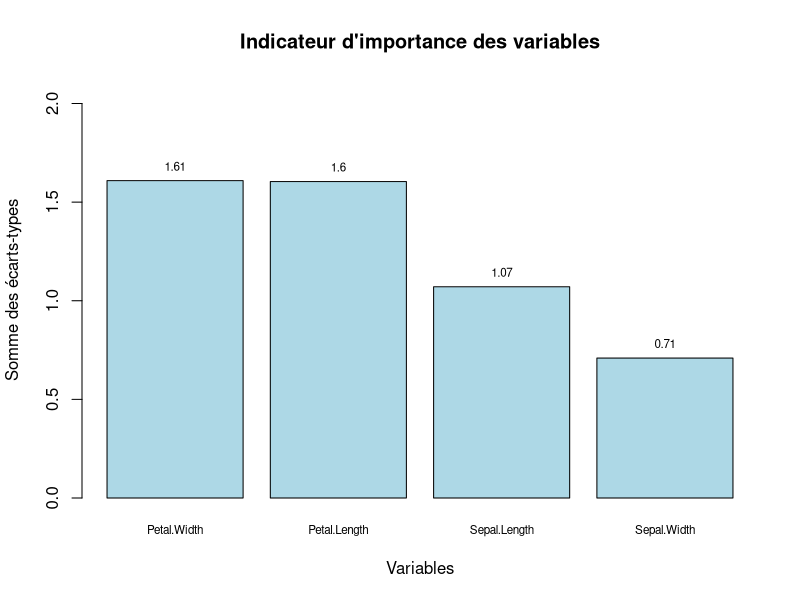

Write the R code that produced this figure.
library(R6)

### CLASSE NB ####
NaiveBayes <- R6Class("NaiveBayes",
                      public = list(
                        
                        ###Fonction -- Fit 
                        fit = function(X, y, preproc = NULL, nb_classe = 6) {
                          
                          private$etu_data(X,y)
                          
                          #Si l'utilisateur n'indique pas que ses données sont déja pretraitées alors preproc
                          if (!is.null(preproc)) {
                            private$preproc = preproc
                            private$nb_classe = nb_classe
                            X = private$gen_disc(X)
                            print(X)
                          }
                          
                          print(X)
                          print("Iralnde")
                          # A voir pour faire une petite Etude de données ici 
                          
                          private$compt_val(X)
                          
                          
                          # Probabilités de chaques classes des données d'entraînement
                          prior_prob <- table(y) / nrow(X)
                          cond_probs <- list()
                          features <-names(X)
                          
                          # Probabilités conditionnelles
                          # On applique à chaque valeur de la classe des données d'entraînement une fonction
                          for (i in 1:ncol(X)) {
                            cond_probs[[i]] <- matrix(0, nrow = length(levels(X[, i])), ncol = length(unique(y)), dimnames = list(levels(X[, i]), levels(y)))
                            
                            # Ajout d'un epsilon = ne pas avoir de proba conditionnelle = 0 et ne pas biaiser les résultats des probas postérieures
                            epsilon <- 0.001
                            cross_table <- table(X[, i], y) + epsilon
                            
                            # Calculer les probabilités conditionnelles
                            cond_probs[[i]] <- t(prop.table(cross_table, margin = 2))
                          }
                          
                          # On donne les valeurs à nos attributs
                          private$prior_prob <- prior_prob
                          private$cond_probs <- cond_probs
                          private$features<-features
                          return(self)
                        },
                        
                        ###Fonction -- Graphique Importance variable
                        compute_and_plot_importance = function() {
                          # Calcul des déviations
                          deviations <- list()
                          cond_probs <- private$cond_probs
                          
                          # Extraire les noms des variables (features)
                          features<-private$features
                          
                          # Parcourir les matrices de probabilités conditionnelles
                          for (i in seq_along(cond_probs)) {
                            # Récupérer la matrice de probabilités conditionnelles
                            cond_prob_matrix <- cond_probs[[i]]
                            # Calculer l'écart-type pour chaque colonne (modalités)
                            deviation_matrix <- apply(cond_prob_matrix, 2, sd)
                            deviations[[i]] <- deviation_matrix
                          }
                          
                          # Calcul des indicateurs
                          # Faire la somme des écart-type pour chacune des variables
                          indicateurs <- sapply(deviations, function(deviation_matrix) sum(deviation_matrix))
                          
                          # Concaténer les indicateurs dans un vecteur
                          indicateurs_vecteur <- unlist(indicateurs)
                          
                          
                          # Créer un data frame pour faciliter le tracé
                          data_plot <- data.frame(Feature = features, Indicateur = indicateurs_vecteur)
                          
                          # Trier le data frame par l'indicateur de manière décroissante
                          data_plot <- data_plot[order(-data_plot$Indicateur), ]
                          
                          # Tracé du graphique en barre
                          barplot_data <- barplot(data_plot$Indicateur, names.arg = data_plot$Feature, horiz = FALSE,
                                                  col = "lightblue", main = "Indicateur d'importance des variables",
                                                  cex.names = 0.7, xlab = "Variables", ylab = "Somme des écarts-types", ylim = c(0, max(data_plot$Indicateur)+0.5))
                          
                          # Ajout d'étiquettes de valeurs
                          text(x = barplot_data, y = data_plot$Indicateur, label = round(data_plot$Indicateur, 2),
                               pos = 3, cex = 0.7, col = "black")
                        },
                        
                        ###Fonction -- Predict classe appartenance
                        predict = function(new_data) {
                          # Extraire les probabilités a priori et conditionnelles du modèle
                          prior_prob <- private$prior_prob
                          cond_probs <- private$cond_probs
                          
                          # Initialiser un vecteur pour stocker les prédictions
                          predictions <- vector("character", length = nrow(new_data))
                          
                          # Pour chaque individu dans les nouvelles données
                          for (i in 1:nrow(new_data)) {
                            # Initialiser les probabilités postérieures pour chaque classe
                            posterior_probs <- rep(1, length(prior_prob))
                            
                            # Pour chaque caractéristique (colonne) dans les nouvelles données
                            for (j in 1:ncol(new_data)) {
                              # Mettre à jour les probabilités postérieures en fonction des probabilités conditionnelles
                              feature_values <- as.character(new_data[i, j])
                              posterior_probs <- posterior_probs * cond_probs[[j]][, feature_values]
                            }
                            
                            # Normaliser les probabilités postérieures
                            posterior_probs <- posterior_probs * prior_prob
                            posterior_probs <- posterior_probs / sum(posterior_probs)
                            
                            # Sélectionner la classe avec la probabilité la plus élevée
                            predicted_class <- names(prior_prob)[which.max(posterior_probs)]
                            
                            # Stocker la prédiction dans le vecteur de prédictions
                            predictions[i] <- predicted_class
                          }
                          
                          # Renvoyer le vecteur de prédictions
                          return(predictions)
                        },
                        
                        ###Fonction -- Predict Proba appartenance
                        predict_proba = function(new_data) {
                          # Extraire les probabilités a priori et conditionnelles du modèle
                          prior_prob <- private$prior_prob
                          cond_probs <- private$cond_probs
                          
                          # Initialiser une matrice pour stocker les probabilités pour chaque classe
                          probabilities <- matrix(0, nrow = nrow(new_data), ncol = length(prior_prob), dimnames = list(NULL, names(prior_prob)))
                          
                          # Pour chaque individu dans les nouvelles données
                          for (i in 1:nrow(new_data)) {
                            # Initialiser les probabilités postérieures pour chaque classe
                            posterior_probs <- rep(1, length(prior_prob))
                            
                            # Pour chaque caractéristique (colonne) dans les nouvelles données
                            for (j in 1:ncol(new_data)) {
                              # Mettez à jour les probabilités postérieures en fonction des probabilités conditionnelles
                              posterior_probs <- posterior_probs * cond_probs[[j]][, as.character(new_data[i, j])]
                            }
                            
                            # Normaliser les probabilités postérieures
                            posterior_probs <- posterior_probs * prior_prob
                            posterior_probs <- posterior_probs / sum(posterior_probs)
                            
                            # Stocker les probabilités dans la matrice
                            probabilities[i, ] <- posterior_probs
                          }
                          
                          # Renvoyer la matrice de probabilités
                          return(probabilities)
                        },
                        
                        ###Fonction -- Print
                        print=function(){
                          sortie=paste("Le modèle sur lequel l'apprentissage a été réalisé est un Naive Bayes Catégorielle. l'apprentissage a été réalisé sur",
                                       private$nb_variables,
                                       "variables et sur un ensemble de",
                                       private$nb_data_train,
                                       "Données d'entrainement")
                          print(sortie)
                        },
                        
                        ###Fonction -- Summary
                        summary=function(){
                          print(paste("Votre variable à prédire possède ", length(private$nb_out_classe)," classes"))
                          
                          df=rbind(private$min_parc_df, private$max_parc_df, private$nb_valu)
                          row.names(df) <- c("min","max", "Nombre de valeurs")
                          print(df)
                          
                        }
                      ),
                      
                      ###Constructeur 
                      private = list(
                        preproc = NULL,
                        nb_classe = NULL,
                        prior_prob = NULL,
                        cond_probs = NULL,
                        features = NULL,
                        nb_data_train = NULL,
                        nb_variables = NULL,
                        nb_out_classe = NULL,
                        nb_valu = NULL,
                        min_parc_df = NULL,
                        max_parc_df = NULL,
                        
                        ###Fonction -- Discrétisation
                        dis = function(X){
                          
                          mini=min(X)
                          print(mini)
                          maxi=max(X)
                          print (maxi)
                          inter=(maxi-mini)/self$nb_classe
                          points_de_coupure <- seq(from = mini, to = maxi, by = inter)
                          
                          disc <- cut(X, breaks = points_de_coupure, labels = FALSE, include.lowest=TRUE)
                          return(disc)
                        },
                        
                        #Fonction -- Application discrétisation
                        gen_disc = function(X){
                          X <- data.frame(apply(X, MARGIN = 2, FUN = function(i) self$dis(i,private$nb_classe)))
                          return(X)
                        },
                        
                        ###Fonction -- Stats Desc
                        etu_data = function(X,y){
                          print("Stats descriptives (à garder ?)")
                          private$nb_variables = ncol(X)
                          private$nb_data_train = nrow(X)
                          private$nb_out_classe = unique(y)
                          private$min_parc_df = sapply(X, min)
                          private$max_parc_df = sapply(X, max)
                        },
                        
                        ###Fonction -- Compte le nombre de variable
                        compt_val = function(X){
                          private$nb_valu <- sapply(X, function(col) length(unique(col)))
                        }
                      )
)

############# PREPROCESSING FUNCTION ###################
dis<-function(X,nb_classe=6){
  
  mini=min(X)
  print(mini)
  maxi=max(X)
  print (maxi)
  inter=(maxi-mini)/nb_classe
  points_de_coupure <- seq(from = mini, to = maxi, by = inter)
  
  disc <- cut(X, breaks = points_de_coupure, labels = FALSE, include.lowest=TRUE)
  return(disc)
}

gen_disc<-function(X,nb_classe=6){
  X <- data.frame(apply(X, MARGIN = 2, FUN = function(i) dis(i,nb_classe)))
  return(X)
}
############## Discretisation ##########################

# Charger le jeu de données Iris
data(iris)
set.seed(42)
n_rows <- nrow(iris)

#Séparation des échantillons tests et train
train_index <- sample(1:n_rows, 0.7 * n_rows)
test_index <- setdiff(1:n_rows, train_index)
train_data <- iris[train_index, ]
test_data <- iris[test_index, ]

# X_train et Y_train et les nouvelles données à classer
X=gen_disc(train_data[, -ncol(train_data)])
y=train_data$Species
new_data <- gen_disc(test_data[, -5])


################ UTILISER LA CLASSE  ##########
# Création de l'instance nbModel
nb_model <- NaiveBayes$new()

# Fit le model avec X et Y et on utilise le preprocessing
nb_model$fit(X, y, preproc = NULL)

# Predictions des classes
predictions <- nb_model$predict(new_data)
cat("Prédictions:", predictions, "\n")

# Avoir les probabilités d'appartenances des classes
probabilities <- nb_model$predict_proba(new_data)
print(cat("Probabilités:\n",probabilities))

#Summary
nb_model$summary()

#Print info
nb_model$print()

#Plot
nb_model$compute_and_plot_importance()